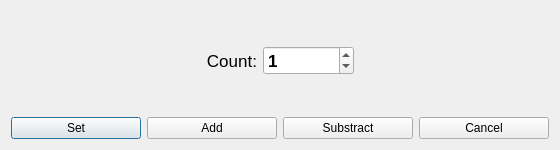
<?xml version="1.0" encoding="UTF-8"?>
<ui version="4.0">
 <class>setCounterDialog</class>
 <widget class="QDialog" name="setCounterDialog">
  <property name="geometry">
   <rect>
    <x>0</x>
    <y>0</y>
    <width>560</width>
    <height>150</height>
   </rect>
  </property>
  <property name="windowTitle">
   <string>Set Counter</string>
  </property>
  <layout class="QVBoxLayout" name="verticalLayout_2" stretch="0,0">
   <item>
    <widget class="QFrame" name="frame">
     <property name="sizePolicy">
      <sizepolicy hsizetype="Preferred" vsizetype="Expanding">
       <horstretch>0</horstretch>
       <verstretch>0</verstretch>
      </sizepolicy>
     </property>
     <property name="frameShape">
      <enum>QFrame::NoFrame</enum>
     </property>
     <property name="frameShadow">
      <enum>QFrame::Plain</enum>
     </property>
     <property name="lineWidth">
      <number>0</number>
     </property>
     <layout class="QHBoxLayout" name="horizontalLayout">
      <property name="leftMargin">
       <number>0</number>
      </property>
      <property name="topMargin">
       <number>0</number>
      </property>
      <property name="rightMargin">
       <number>0</number>
      </property>
      <property name="bottomMargin">
       <number>0</number>
      </property>
      <item>
       <layout class="QHBoxLayout" name="TopLayout">
        <item>
         <spacer name="horizontalSpacer">
          <property name="orientation">
           <enum>Qt::Horizontal</enum>
          </property>
          <property name="sizeHint" stdset="0">
           <size>
            <width>40</width>
            <height>20</height>
           </size>
          </property>
         </spacer>
        </item>
        <item>
         <widget class="QLabel" name="label">
          <property name="sizePolicy">
           <sizepolicy hsizetype="Fixed" vsizetype="Preferred">
            <horstretch>0</horstretch>
            <verstretch>0</verstretch>
           </sizepolicy>
          </property>
          <property name="font">
           <font>
            <pointsize>13</pointsize>
           </font>
          </property>
          <property name="layoutDirection">
           <enum>Qt::LeftToRight</enum>
          </property>
          <property name="text">
           <string>Count:</string>
          </property>
          <property name="alignment">
           <set>Qt::AlignRight|Qt::AlignTrailing|Qt::AlignVCenter</set>
          </property>
         </widget>
        </item>
        <item>
         <widget class="QSpinBox" name="spinBox">
          <property name="sizePolicy">
           <sizepolicy hsizetype="Minimum" vsizetype="Fixed">
            <horstretch>0</horstretch>
            <verstretch>0</verstretch>
           </sizepolicy>
          </property>
          <property name="font">
           <font>
            <pointsize>13</pointsize>
            <bold>true</bold>
           </font>
          </property>
          <property name="focusPolicy">
           <enum>Qt::WheelFocus</enum>
          </property>
          <property name="alignment">
           <set>Qt::AlignLeading|Qt::AlignLeft|Qt::AlignVCenter</set>
          </property>
          <property name="minimum">
           <number>-999999999</number>
          </property>
          <property name="maximum">
           <number>999999999</number>
          </property>
          <property name="value">
           <number>1</number>
          </property>
         </widget>
        </item>
        <item>
         <spacer name="horizontalSpacer_2">
          <property name="orientation">
           <enum>Qt::Horizontal</enum>
          </property>
          <property name="sizeHint" stdset="0">
           <size>
            <width>40</width>
            <height>20</height>
           </size>
          </property>
         </spacer>
        </item>
       </layout>
      </item>
     </layout>
    </widget>
   </item>
   <item>
    <layout class="QHBoxLayout" name="Buttons">
     <item>
      <widget class="QPushButton" name="SetBtn">
       <property name="text">
        <string>Set</string>
       </property>
      </widget>
     </item>
     <item>
      <widget class="QPushButton" name="Addbtn">
       <property name="text">
        <string>Add</string>
       </property>
      </widget>
     </item>
     <item>
      <widget class="QPushButton" name="SubstractBtn">
       <property name="text">
        <string>Substract</string>
       </property>
      </widget>
     </item>
     <item>
      <widget class="QPushButton" name="CancelBtn">
       <property name="text">
        <string>Cancel</string>
       </property>
      </widget>
     </item>
    </layout>
   </item>
  </layout>
 </widget>
 <resources/>
 <connections/>
</ui>
